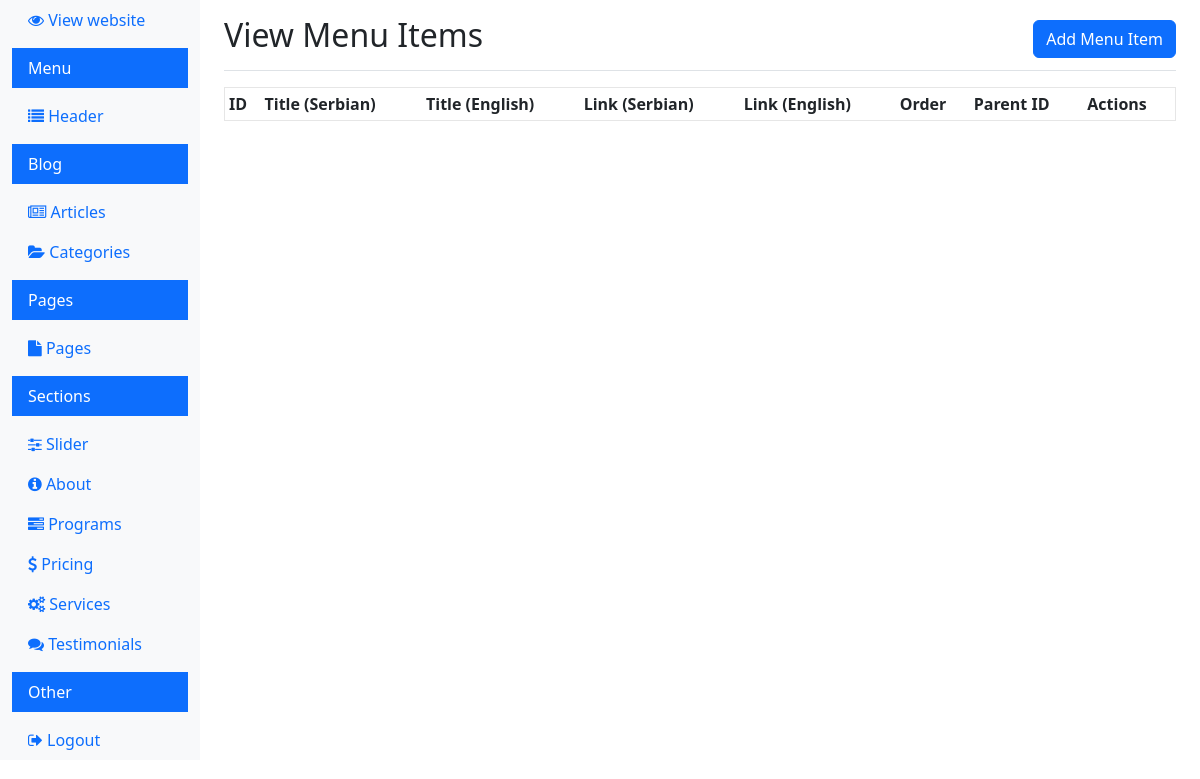
Page /dashboard/view_menu_items.php (signed in) on the earlier database version.
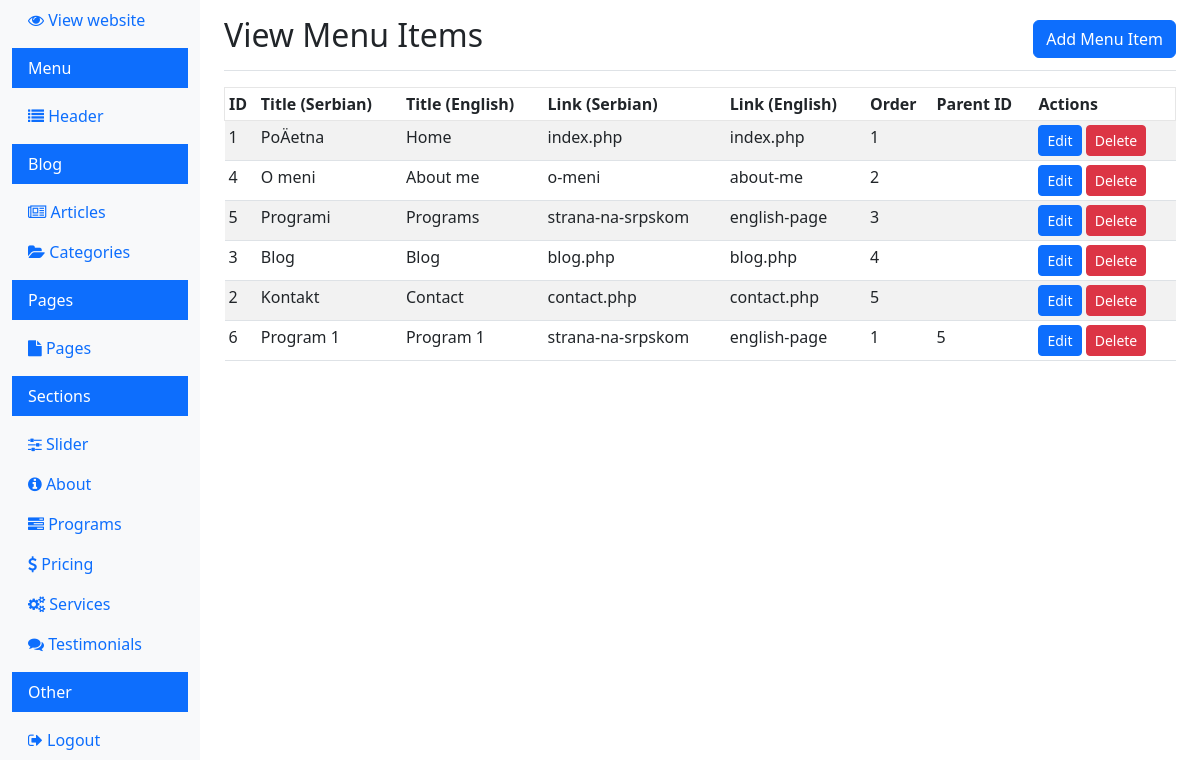
Same page on the later database version.
### tables this page shows
CREATE TABLE IF NOT EXISTS `menu_items` (
  `id` int(11) NOT NULL AUTO_INCREMENT,
  `title_sr` varchar(255) NOT NULL,
  `title_en` varchar(255) NOT NULL,
  `link_sr` varchar(255) NOT NULL,
  `link_en` varchar(255) NOT NULL,
  `order` int(11) NOT NULL DEFAULT '0',
  `is_custom` tinyint(1) NOT NULL DEFAULT '0',
  `parent_id` int(11) DEFAULT NULL,
  PRIMARY KEY (`id`)
);

### dashboard/view_menu_items.php (the view, shortened to what this page needs)
<?php
$conn = new mysqli(DB_HOST, DB_USER, DB_PASS, DB_NAME);
$sql = "SELECT id, title_sr, title_en, link_sr, link_en, `order`, parent_id FROM menu_items ORDER BY parent_id, `order`";
$result = $conn->query($sql);
$menu_items = [];
if ($result->num_rows > 0) {
  while ($row = $result->fetch_assoc()) {
    $menu_items[] = $row;
  }
}
?>
<!doctype html>
<html lang="en">
<head>
  <link rel="stylesheet" href="../css/bootstrap.min.css">
  <link rel="stylesheet" href="https://cdnjs.cloudflare.com/ajax/libs/font-awesome/4.7.0/css/font-awesome.min.css">
  <link rel="stylesheet" href="../css/style.css">
</head>
<body>
  <div class="container-fluid">
    <div class="row">
      <?php include 'navigation.php'; ?>
      <main role="main" class="col-md-9 ms-sm-auto col-lg-10 px-md-4">
        <div class="d-flex justify-content-between flex-wrap flex-md-nowrap align-items-center pt-3 pb-2 mb-3 border-bottom">
          <h1 class="h2">View Menu Items</h1>
          <a href="add_menu_item.php" class="btn btn-primary">Add Menu Item</a>
        </div>
        <div class="table-responsive">
          <table class="table table-striped table-sm">
            <thead>
              <tr>
                <th>ID</th>
                <th>Title (Serbian)</th>
                <th>Title (English)</th>
                <th>Link (Serbian)</th>
                <th>Link (English)</th>
                <th>Order</th>
                <th>Parent ID</th>
                <th>Actions</th>
              </tr>
            </thead>
            <tbody>
              <?php foreach ($menu_items as $item) : ?>
                <tr>
                  <td><?php echo htmlspecialchars($item['id']); ?></td>
                  <td><?php echo htmlspecialchars($item['title_sr']); ?></td>
                  <td><?php echo htmlspecialchars($item['title_en']); ?></td>
                  <td><?php echo htmlspecialchars($item['link_sr']); ?></td>
                  <td><?php echo htmlspecialchars($item['link_en']); ?></td>
                  <td><?php echo htmlspecialchars($item['order']); ?></td>
                  <td><?php echo htmlspecialchars($item['parent_id']); ?></td>
                  <td>
                    <a href="edit_menu_item.php?id=<?php echo $item['id']; ?>" class="btn btn-sm btn-primary">Edit</a>
                    <a href="delete_menu_item.php?id=<?php echo $item['id']; ?>" class="btn btn-sm btn-danger">Delete</a>
                  </td>
                </tr>
              <?php endforeach; ?>
            </tbody>
          </table>
        </div>
      </main>
    </div>
  </div>
</body>
</html>

### dashboard/navigation.php
<nav id="sidebar" class="col-md-3 col-lg-2 d-md-block bg-light sidebar">
    <div class="position-sticky">
        <ul class="nav flex-column">
            <li class="nav-item">
                <a class="nav-link active" target="_blank" href="../index.php">
                    <i class="fa fa-eye"></i>
                    View website
                </a>
            </li>
            <li class="nav-item my-2 py-2 px-3 bg-primary text-white">
                Menu
            </li>
            <li class="nav-item">
                <a class="nav-link" href="view_menu_items.php">
                    <i class="fa fa-list"></i>
                    Header
                </a>
            </li>
            <li class="nav-item my-2 py-2 px-3 bg-primary text-white">
                Blog
            </li>
            <li class="nav-item">
                <a class="nav-link" href="view_articles.php">
                    <i class="fa fa-newspaper-o"></i>
                    Articles
                </a>
            </li>
            <li class="nav-item">
                <a class="nav-link" href="view_categories.php">
                    <i class="fa fa-folder-open"></i>
                    Categories
                </a>
            </li>
            <li class="nav-item my-2 py-2 px-3 bg-primary text-white">
                Pages
            </li>
            <li class="nav-item">
                <a class="nav-link" href="view_pages.php">
                    <i class="fa fa-file"></i>
                    Pages
                </a>
            </li>
            <li class="nav-item my-2 py-2 px-3 bg-primary text-white">
                Sections
            </li>
            <li class="nav-item">
                <a class="nav-link" href="view_sliders.php">
                    <i class="fa fa-sliders"></i>
                    Slider
                </a>
            </li>
            <li class="nav-item">
                <a class="nav-link" href="view_about.php">
                    <i class="fa fa-info-circle"></i>
                    About
                </a>
            </li>
            <li class="nav-item">
                <a class="nav-link" href="view_programs.php">
                    <i class="fa fa-tasks"></i>
                    Programs
                </a>
            </li>
            <li class="nav-item">
                <a class="nav-link" href="view_pricing.php">
                    <i class="fa fa-dollar"></i>
                    Pricing
                </a>
            </li>
            <li class="nav-item">
                <a class="nav-link" href="view_services.php">
                    <i class="fa fa-cogs"></i>
                    Services
                </a>
            </li>
            <li class="nav-item">
                <a class="nav-link" href="view_testimonials.php">
                    <i class="fa fa-comments"></i>
                    Testimonials
                </a>
            </li>
            <li class="nav-item my-2 py-2 px-3 bg-primary text-white">
                Other
            </li>
            <li class="nav-item">
                <a class="nav-link" href="../logout.php">
                    <i class="fa fa-sign-out"></i>
                    Logout
                </a>
            </li>
        </ul>
    </div>
</nav>

### css/style.css (style rules this page uses)
.table-box-one table tbody tr, table thead tr { border: 1px solid #e6e6e6; }

Differences in the rows shown:
added menu_items: id "1", title_sr "PoÄetna", title_en "Home", link_sr "index.php", link_en "index.php", order "1"
added menu_items: id "4", title_sr "O meni", title_en "About me", link_sr "o-meni", link_en "about-me", order "2"
added menu_items: id "5", title_sr "Programi", title_en "Programs", link_sr "strana-na-srpskom", link_en "english-page", order "3"
added menu_items: id "3", title_sr "Blog", title_en "Blog", link_sr "blog.php", link_en "blog.php", order "4"
added menu_items: id "2", title_sr "Kontakt", title_en "Contact", link_sr "contact.php", link_en "contact.php", order "5"
added menu_items: id "6", title_sr "Program 1", title_en "Program 1", link_sr "strana-na-srpskom", link_en "english-page", order "1", parent "5"
